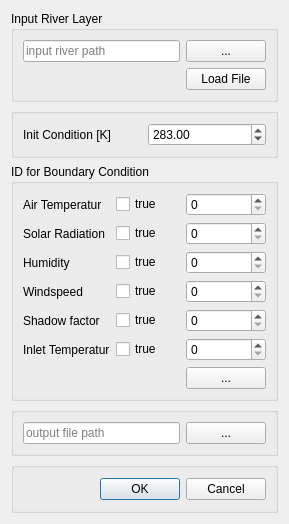
<?xml version="1.0" encoding="UTF-8"?>
<ui version="4.0">
 <class>Dialog</class>
 <widget class="QDialog" name="Dialog">
  <property name="geometry">
   <rect>
    <x>0</x>
    <y>0</y>
    <width>289</width>
    <height>505</height>
   </rect>
  </property>
  <property name="windowTitle">
   <string>Dialog</string>
  </property>
  <layout class="QVBoxLayout" name="verticalLayout_2">
   <item>
    <widget class="QGroupBox" name="groupBox_6">
     <property name="title">
      <string>Input River Layer</string>
     </property>
     <layout class="QGridLayout" name="gridLayout_2">
      <item row="2" column="0">
       <spacer name="horizontalSpacer">
        <property name="orientation">
         <enum>Qt::Horizontal</enum>
        </property>
        <property name="sizeHint" stdset="0">
         <size>
          <width>40</width>
          <height>20</height>
         </size>
        </property>
       </spacer>
      </item>
      <item row="1" column="0">
       <widget class="QLineEdit" name="riverfileEdit">
        <property name="enabled">
         <bool>true</bool>
        </property>
        <property name="text">
         <string/>
        </property>
        <property name="placeholderText">
         <string>input river path</string>
        </property>
       </widget>
      </item>
      <item row="2" column="1">
       <widget class="QPushButton" name="loadButton">
        <property name="text">
         <string>Load File</string>
        </property>
       </widget>
      </item>
      <item row="1" column="1">
       <widget class="QPushButton" name="browseInputButton">
        <property name="text">
         <string>...</string>
        </property>
       </widget>
      </item>
     </layout>
    </widget>
   </item>
   <item>
    <widget class="QGroupBox" name="groupBox_2">
     <property name="title">
      <string/>
     </property>
     <property name="flat">
      <bool>true</bool>
     </property>
     <layout class="QHBoxLayout" name="horizontalLayout">
      <item>
       <widget class="QLabel" name="label">
        <property name="text">
         <string>Init Condition [K]</string>
        </property>
       </widget>
      </item>
      <item>
       <widget class="QDoubleSpinBox" name="initConditionBox">
        <property name="maximum">
         <double>1000.000000000000000</double>
        </property>
        <property name="value">
         <double>283.000000000000000</double>
        </property>
       </widget>
      </item>
     </layout>
    </widget>
   </item>
   <item>
    <widget class="QGroupBox" name="groupBox">
     <property name="title">
      <string>ID for Boundary Condition</string>
     </property>
     <layout class="QGridLayout" name="gridLayout">
      <item row="2" column="2">
       <widget class="QSpinBox" name="humidID"/>
      </item>
      <item row="1" column="2">
       <widget class="QSpinBox" name="solarID"/>
      </item>
      <item row="3" column="2">
       <widget class="QSpinBox" name="windID"/>
      </item>
      <item row="2" column="0">
       <widget class="QLabel" name="label_4">
        <property name="text">
         <string>Humidity</string>
        </property>
       </widget>
      </item>
      <item row="3" column="0">
       <widget class="QLabel" name="label_5">
        <property name="text">
         <string>Windspeed</string>
        </property>
       </widget>
      </item>
      <item row="5" column="0">
       <widget class="QLabel" name="label_7">
        <property name="text">
         <string>Inlet Temperatur</string>
        </property>
       </widget>
      </item>
      <item row="4" column="0">
       <widget class="QLabel" name="label_6">
        <property name="text">
         <string>Shadow factor</string>
        </property>
       </widget>
      </item>
      <item row="4" column="1">
       <widget class="QCheckBox" name="shadowCheck">
        <property name="text">
         <string>true</string>
        </property>
       </widget>
      </item>
      <item row="0" column="1">
       <widget class="QCheckBox" name="airCheck">
        <property name="text">
         <string>true</string>
        </property>
       </widget>
      </item>
      <item row="1" column="1">
       <widget class="QCheckBox" name="solarCheck">
        <property name="text">
         <string>true</string>
        </property>
       </widget>
      </item>
      <item row="0" column="2">
       <widget class="QSpinBox" name="airID"/>
      </item>
      <item row="5" column="2">
       <widget class="QSpinBox" name="inletID"/>
      </item>
      <item row="0" column="0">
       <widget class="QLabel" name="label_2">
        <property name="text">
         <string>Air Temperatur</string>
        </property>
       </widget>
      </item>
      <item row="2" column="1">
       <widget class="QCheckBox" name="humidCheck">
        <property name="text">
         <string>true</string>
        </property>
       </widget>
      </item>
      <item row="5" column="1">
       <widget class="QCheckBox" name="inletCheck">
        <property name="text">
         <string>true</string>
        </property>
       </widget>
      </item>
      <item row="4" column="2">
       <widget class="QSpinBox" name="shadowID"/>
      </item>
      <item row="3" column="1">
       <widget class="QCheckBox" name="windCheck">
        <property name="text">
         <string>true</string>
        </property>
       </widget>
      </item>
      <item row="1" column="0">
       <widget class="QLabel" name="label_3">
        <property name="text">
         <string>Solar Radiation</string>
        </property>
       </widget>
      </item>
      <item row="6" column="2">
       <widget class="QPushButton" name="pushButton">
        <property name="text">
         <string>...</string>
        </property>
       </widget>
      </item>
     </layout>
    </widget>
   </item>
   <item>
    <widget class="QGroupBox" name="groupBox_5">
     <property name="title">
      <string/>
     </property>
     <property name="flat">
      <bool>true</bool>
     </property>
     <layout class="QHBoxLayout" name="horizontalLayout_2">
      <item>
       <widget class="QLineEdit" name="filenameEdit">
        <property name="toolTip">
         <string>Set the output file</string>
        </property>
        <property name="placeholderText">
         <string>output file path</string>
        </property>
       </widget>
      </item>
      <item>
       <widget class="QPushButton" name="browseOutputButton">
        <property name="text">
         <string>...</string>
        </property>
       </widget>
      </item>
     </layout>
    </widget>
   </item>
   <item>
    <widget class="QGroupBox" name="groupBox_4">
     <property name="title">
      <string/>
     </property>
     <property name="flat">
      <bool>true</bool>
     </property>
     <layout class="QHBoxLayout" name="horizontalLayout_3">
      <item>
       <widget class="QPushButton" name="HelpButton">
        <property name="maximumSize">
         <size>
          <width>80</width>
          <height>50</height>
         </size>
        </property>
        <property name="styleSheet">
         <string notr="true">QPushButton {
    color: #333;
    border: 0px solid #555;
    border-radius: 0px;
    border-style: outset;
    background: transparent;
    padding: 5px;
    }

</string>
        </property>
        <property name="text">
         <string/>
        </property>
        <property name="icon">
         <iconset>
          <normaloff>../icons/HelpButton.png</normaloff>../icons/HelpButton.png</iconset>
        </property>
        <property name="iconSize">
         <size>
          <width>25</width>
          <height>25</height>
         </size>
        </property>
       </widget>
      </item>
      <item>
       <widget class="QDialogButtonBox" name="buttonBox">
        <property name="orientation">
         <enum>Qt::Horizontal</enum>
        </property>
        <property name="standardButtons">
         <set>QDialogButtonBox::Cancel|QDialogButtonBox::Ok</set>
        </property>
       </widget>
      </item>
     </layout>
    </widget>
   </item>
  </layout>
 </widget>
 <resources/>
 <connections>
  <connection>
   <sender>buttonBox</sender>
   <signal>accepted()</signal>
   <receiver>Dialog</receiver>
   <slot>accept()</slot>
   <hints>
    <hint type="sourcelabel">
     <x>248</x>
     <y>254</y>
    </hint>
    <hint type="destinationlabel">
     <x>157</x>
     <y>274</y>
    </hint>
   </hints>
  </connection>
  <connection>
   <sender>buttonBox</sender>
   <signal>rejected()</signal>
   <receiver>Dialog</receiver>
   <slot>reject()</slot>
   <hints>
    <hint type="sourcelabel">
     <x>316</x>
     <y>260</y>
    </hint>
    <hint type="destinationlabel">
     <x>286</x>
     <y>274</y>
    </hint>
   </hints>
  </connection>
 </connections>
</ui>
